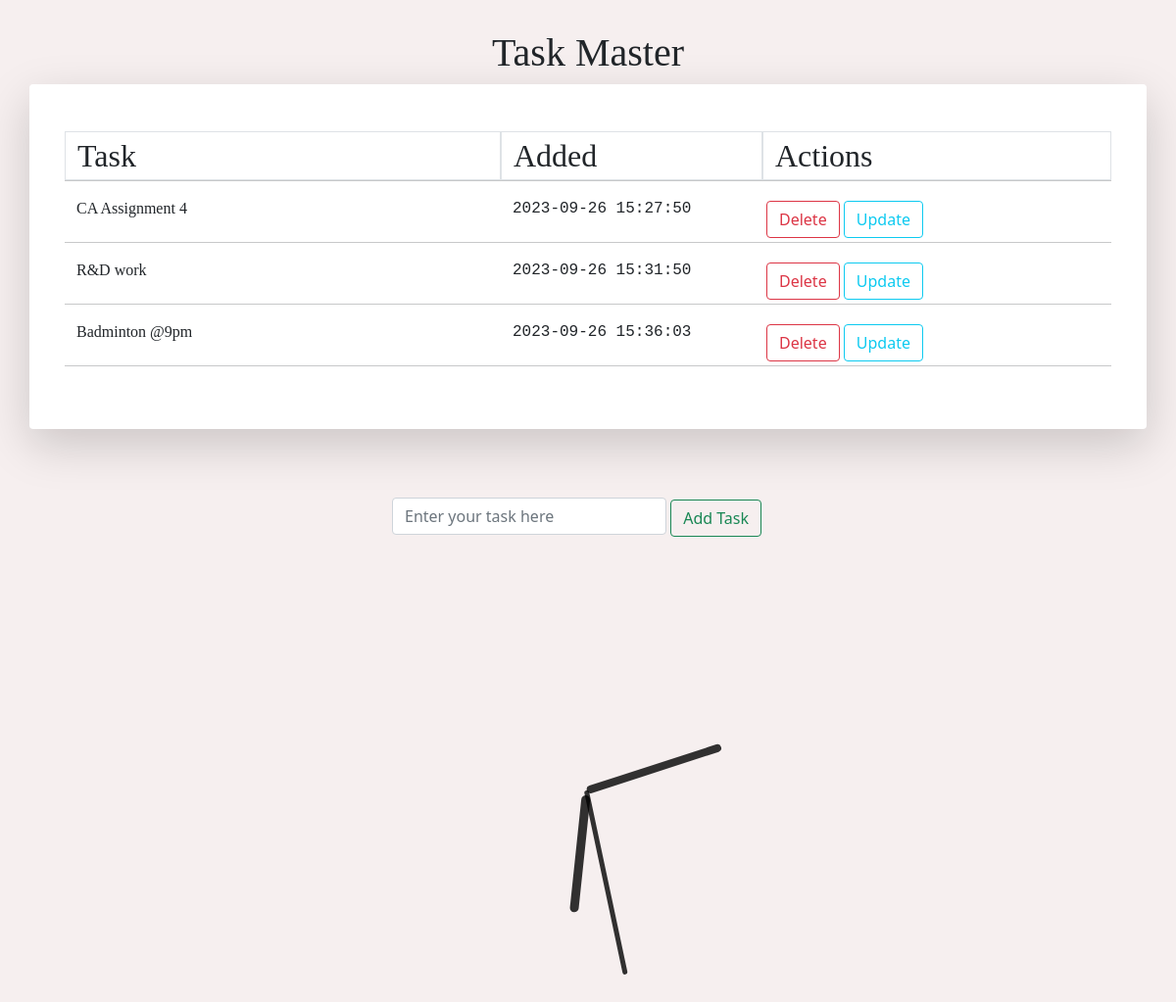
Before: / with the older database file.
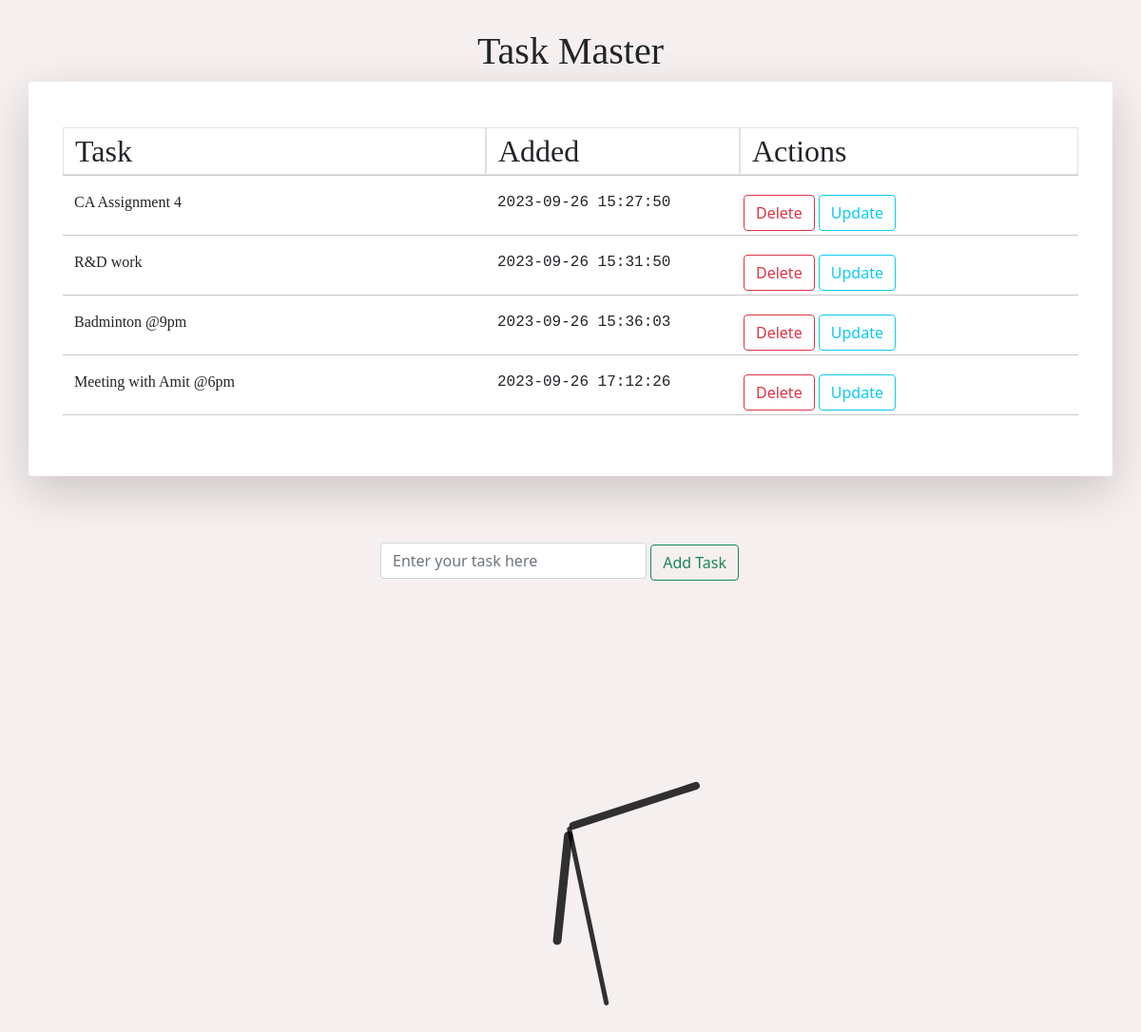
After: the same page with the newer database file.
### app.py (models this page shows, shortened)
class Todo(db.Model):
    id = db.Column(db.Integer, primary_key=True)
    content = db.Column(db.String(200), nullable=False)
    date_created = db.Column(db.DateTime, default=datetime.now)

### app.py (the view)
@app.route('/', methods=['POST', 'GET'])
def index():
    if request.method == 'POST':
        task_content = request.form['content']
        new_task = Todo(content=task_content)
        try:
            db.session.add(new_task)
            db.session.commit()
            return redirect('/')
        except:
            return "There is an issue adding your task"
    else:
        tasks = Todo.query.order_by(Todo.date_created).all()
        return render_template('index.html', tasks = tasks)

### templates/index.html (shortened to what this page needs)
{% extends 'base.html' %}
{%block body %}
<h1 style="text-align: center; margin-top: 30px; font-family: fantasy;">Task Master</h1>
{% if tasks|length < 1 %}
<div class="jumbotron">
<h4 class="text-center display-5">There are no tasks, create one below!</h4>
</div>
{% else %}
<div class="container-sm shadow-lg p-5 mb-3 rounded" style="background-color:white;">
    <div class="row">
      <div class="col col-sm-5 border border-1"><span style="font-family:Cambria, Cochin, Georgia, Times, 'Times New Roman', serif; font-size:xx-large;">Task</span></div>
      <div class="col col-sm-3 border border-1"><span style="font-family:Cambria, Cochin, Georgia, Times, 'Times New Roman', serif; font-size:xx-large;">Added</span></div>
      <div class="col col-sm-4 border border-1"><span style="font-family:Cambria, Cochin, Georgia, Times, 'Times New Roman', serif; font-size:xx-large;">Actions</span></div>
      <hr>
    {% for task in tasks %}
        <div class="col col-sm-5" style="font-family:cursive">{{task.content}}</div>
        <div class="col col-sm-3 font-monospace">{{task.date_created.strftime("%Y-%m-%d %H:%M:%S")}}</div>
        <div class="col col-sm-4 p-1">
            <a class="btn btn-outline-danger" href="/delete/{{task.id}}" role="button">Delete</a>
            <a class="btn btn-outline-info" href="/update/{{task.id}}" role="button">Update</a>
        </div>
        <hr>
    {% endfor %}
    </div>
</div>
{% endif %}
<br>
<div class="content">
<form action="/" method="POST">
    <div class="form-group">
        <input type="text" name="content" id="content" class="form-control d-inline-block" placeholder="Enter your task here" required>
        <button type="submit" class="btn btn-outline-success d-inline-block">Add Task</button>
    </div>
</form>
</div>
<br>
<div id="clockContainer">
    <div id="hour"></div>
    <div id="minute"></div>
    <div id="second"></div>
</div>
{% endblock %}

### templates/base.html (shortened to what this page needs)
<!DOCTYPE html>
<html lang="en">
<head>
    <link rel="stylesheet" href="{{url_for('static', filename='css/main.css')}}">
    <link href="https://cdn.jsdelivr.net/npm/bootstrap@5.0.2/dist/css/bootstrap.min.css" rel="stylesheet">
</head>
<body style="background-color: rgb(246, 239, 239);">
    {%block body %}{% endblock %}
</body>
</html>

### static/CSS/main.css (style rules this page uses)
.content { margin: 0 auto; width: 400px; margin-top: 30px; }
#content { width: 70%; }
#clockContainer { position: relative; margin: auto; height: 40vw; width: 40vw; background-size: 100%; }
#hour, #minute, #second { position: absolute; background: black; border-radius: 10px; transform-origin: bottom; }
#hour { width: 1.8%; height: 25%; top: 25%; left: 48.85%; opacity: 0.8; }
#minute { width: 1.6%; height: 30%; top: 19%; left: 48.9%; opacity: 0.8; }
#second { width: 1%; height: 40%; top: 9%; left: 49.25%; opacity: 0.8; }
body { animation: fadeInAnimation ease 2s; animation-iteration-count: 1; animation-fill-mode: forwards; }

Changed rows visible on the page:
added Todo: content "Meeting with Amit @6pm", date_created "2023-09-26 17:12:26"
